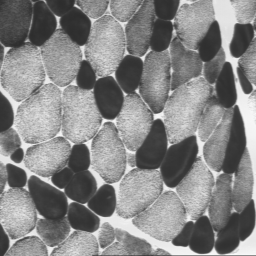
#> input picture taller2/imagenes/MUSCLE.png, 256 x 256 px
$ jupyter execute umbralizacion_simple.ipynb
#> lines starting #> are read from the running program, lines starting #| are printed output that depends on the picture; after the words box and inside, x2 and y2 are one past the last pixel; in counts of white or black regions, pixels touching at a corner belong together
# Taller 2: operaciones de transformación del histograma

## Cargue la imagen de trabajo y visualícela.

[cell 1]
# Modificar ruta de las imágenes
PATH = './imagenes/'

[cell 2]
import cv2
import matplotlib.pyplot as plt

imagen = cv2.imread(PATH + 'MUSCLE.png', cv2.IMREAD_GRAYSCALE)
#> imagen is the input picture: shape (256, 256); min 44, max 249, mean 133.1
plt.imshow(imagen, cmap='gray')
plt.title('Imagen Muscle')
plt.show()

## Visualice su histograma y escoja un valor S de nivel de gris que permita separar aproximadamente las fibras oscuras del resto de la imagen. ¿Cuál es este valor?

[cell 3]
hist = cv2.calcHist([imagen], [0], None, [256], [0, 256])
#> hist = 256 values, max 1174 at index 57, min 0 at index 0, mean 256
plt.plot(hist)
plt.title('Histograma de la imagen')
plt.show()
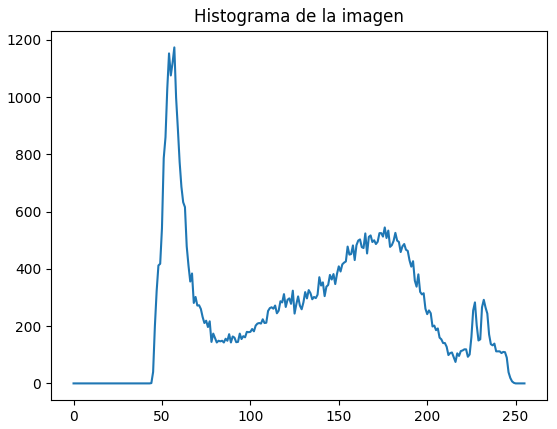
#> figure drawn by matplotlib, 1 panel; curve peaks at x = 57, y = 1174

Observando el hisgrama, las fibras oscuras corresponden al pico alrededor de 70. Podemos intentar con varios valores, como 70, 75 y 80.

## Efectúe una calibración del histograma (ver primer punto de este taller) entre los valores S y S +1 de la imagen. Visualice la imagen resultado y su histograma. ¿Cuál es su conclusión?

[cell 4]
from skimage import exposure

def reescalar_umbralizacion(imagen, s):
    return exposure.rescale_intensity(imagen, in_range=(s, s+1), out_range=(0,255))

umbrales = [70, 75, 80]

for s in umbrales:
    img_umbralizada = reescalar_umbralizacion(imagen, s)
    plt.imshow(img_umbralizada, cmap='gray')
    plt.title(f'Imagen umbralizada con s={s}')
    plt.show()
#> this loop made 3 passes
#> pass 1, `img_umbralizada = reescalar_umbralizacion(imagen, s)`:
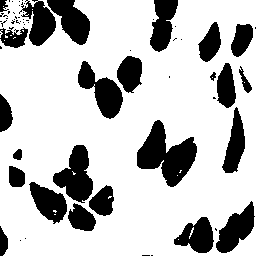
#> img_umbralizada: shape (256, 256) float64; 75.3% white; 64 black regions (40 under 20 px), largest, box (x1, y1, x2, y2) and area: (137, 120, 197, 187) 2068, (53, 145, 93, 203) 1326, (78, 61, 123, 119) 1218
#> pass 2, `img_umbralizada = reescalar_umbralizacion(imagen, s)`:
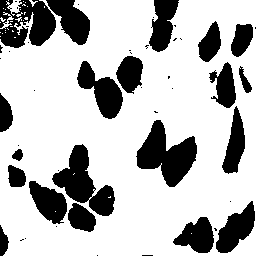
#> img_umbralizada: shape (256, 256) float64; 73.4% white; 50 black regions (30 under 20 px), largest, box (x1, y1, x2, y2) and area: (136, 120, 197, 187) 2142, (52, 144, 115, 216) 1962, (0, 0, 56, 48) 1816
#> pass 3, `img_umbralizada = reescalar_umbralizacion(imagen, s)`:
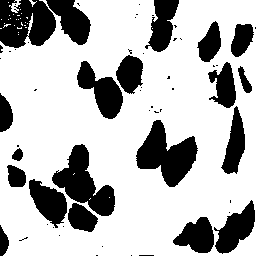
#> img_umbralizada: shape (256, 256) float64; 72.1% white; 60 black regions (40 under 20 px), largest, box (x1, y1, x2, y2) and area: (136, 120, 198, 187) 2188, (0, 0, 56, 48) 2073, (52, 144, 115, 216) 2051

Obtenemos el mejor resultado con el umbral de 80. Ahora comparamos la imagen con umbral vs la original.

[cell 5]
fig, axs = plt.subplots(2, 2, figsize=(12, 8))
axs[0, 0].imshow(imagen, cmap='gray')
axs[0, 0].set_title('Imagen original')
axs[0, 1].imshow(reescalar_umbralizacion(imagen, 80), cmap='gray')
axs[0, 1].set_title('Imagen umbralizada con s=80')
axs[1, 0].plot(hist)
axs[1, 0].set_title('Histograma de la imagen')
axs[1, 1].plot(cv2.calcHist([reescalar_umbralizacion(imagen, 80).astype('uint8')], [0], None, [256], [0, 256]))
axs[1, 1].set_title('Histograma de la imagen umbralizada')
plt.show()
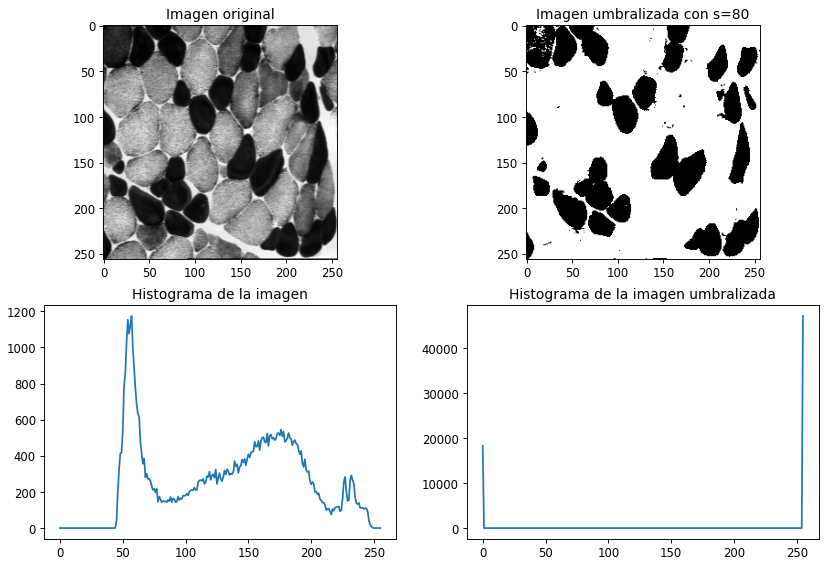
#> figure drawn by matplotlib, 4 panels; panel 3: curve peaks at x = 57, y = 1174; panel 4: curve peaks at x = 255, y = 47232

La conclusión es que al reescalar la imagen usando valores $S$ y $S+1$ estamos aplicando una máscara binaria que envia todos los valores por debajo de $S$ a 0 y por encima de $S+1$ a 255, dejando solo dos intensidades en la imagen y separando regiones de la imagen.

## Repita la misma operación utilizando el módulo de umbralización simple, con el umbral S. ¿Conclusión?

Utilizamos el módulo de `threshold` de `cv2`.

[cell 6]
S = 80
_, imagen_umbral_threshold = cv2.threshold(imagen, S, 255, cv2.THRESH_BINARY)

fig, axs = plt.subplots(1, 2, figsize=(12, 6))
axs[0].imshow(reescalar_umbralizacion(imagen, S).astype('uint8'), cmap='gray')
axs[0].set_title('Imagen umbralizada con rescaling')
axs[1].imshow(imagen_umbral_threshold, cmap='gray')
axs[1].set_title('Imagen umbralizada con cv2.threshold')
plt.show()

Tanto reescalar la imagen entre $S$ y $S+1$ como usar la librería `cv2` con su método `threshold` logran el mismo resultado.

## ¿Qué resultado dan los métodos de umbralización automática (Otsu) basados sobre la varianza? ¿Cómo eligen estos métodos el umbral a aplicar? Visualice las imágenes resultado y sus histogramas.

Otsu se aplica directamente con `cv2.threshold` agregando la flag `cv2.THRESH_OTSU`.

[cell 7]
import numpy as np

otsu_threshold, imagen_otsu = cv2.threshold(imagen, 0, 255, cv2.THRESH_BINARY + cv2.THRESH_OTSU)
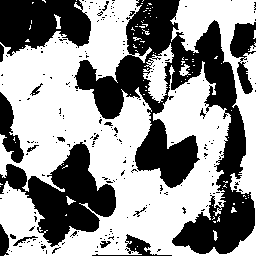
#> imagen_otsu: shape (256, 256); 57.7% white; 219 black regions (201 under 20 px), largest, box (x1, y1, x2, y2) and area: (74, 0, 255, 254) 15191, (0, 142, 116, 247) 5359, (0, 0, 91, 56) 3732
#> otsu_threshold = 125
print(f'Umbral de Otsu: {otsu_threshold}')
#| Umbral de Otsu: 125.0

hist_otsu = cv2.calcHist([imagen_otsu], [0], None, [256], [0, 256])
#> hist_otsu = 256 values, max 37826 at index 255, min 0 at index 1, mean 256

fig, axs = plt.subplots(1, 3, figsize=(14, 4))
axs[0].imshow(imagen, cmap='gray')
axs[0].set_title('Imagen Original')
axs[1].imshow(imagen_otsu, cmap='gray')
axs[1].set_title(f'Umbralización Otsu (S={int(otsu_threshold)})')
axs[2].plot(hist_otsu)
axs[2].set_title('Histograma Imagen Otsu')
plt.tight_layout()
plt.show()
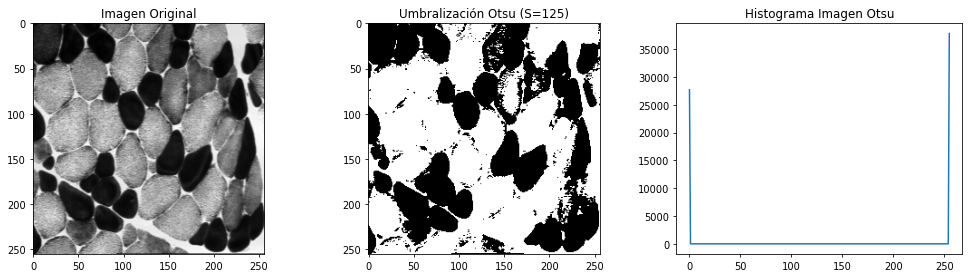
#> figure drawn by matplotlib, 3 panels; panel 3: curve peaks at x = 255, y = 37826

$ run again, with taller2/imagenes/ANGIO.png copied over taller2/imagenes/MUSCLE.png
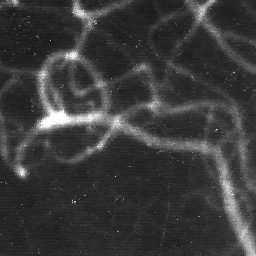
#> input picture taller2/imagenes/ANGIO.png, 256 x 256 px
#> imagen is the input picture: shape (256, 256); min 20, max 255, mean 58.9
#> hist = 256 values, max 3291 at index 39, min 0 at index 0, mean 256
#> the loop `for s in umbrales:` made 3 passes
#> pass 1, `img_umbralizada = reescalar_umbralizacion(imagen, s)`:
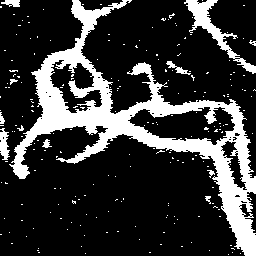
#> img_umbralizada: shape (256, 256) float64; 21.5% white; 218 white regions (206 under 20 px), largest, box (x1, y1, x2, y2) and area: (9, 0, 256, 256) 11964, (184, 0, 256, 74) 1033, (0, 128, 10, 160) 206
#> imagen_umbral_threshold: shape (256, 256); 16.4% white; 199 white regions (187 under 20 px), largest, box (x1, y1, x2, y2) and area: (13, 0, 256, 256) 8376, (228, 105, 256, 193) 681, (184, 0, 228, 49) 621
#> imagen_otsu: shape (256, 256); 13.6% white; 170 white regions (154 under 20 px), largest, box (x1, y1, x2, y2) and area: (29, 38, 256, 256) 5868, (186, 0, 224, 44) 508, (137, 83, 199, 118) 495
#> otsu_threshold = 88
#| Umbral de Otsu: 88.0
#> hist_otsu = 256 values, max 56615 at index 0, min 0 at index 1, mean 256
#> `plt.show()`:
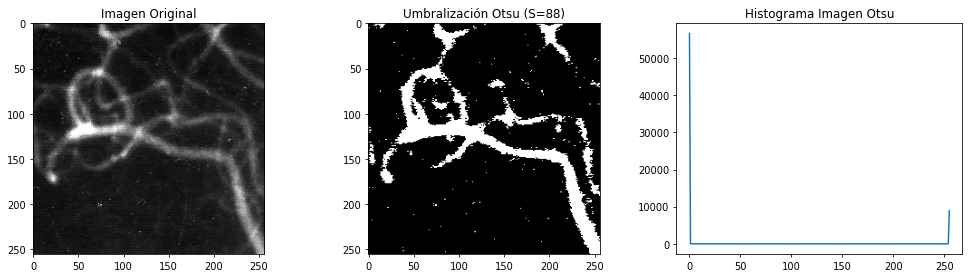
#> figure drawn by matplotlib, 3 panels; panel 3: curve peaks at x = 0, y = 56615
